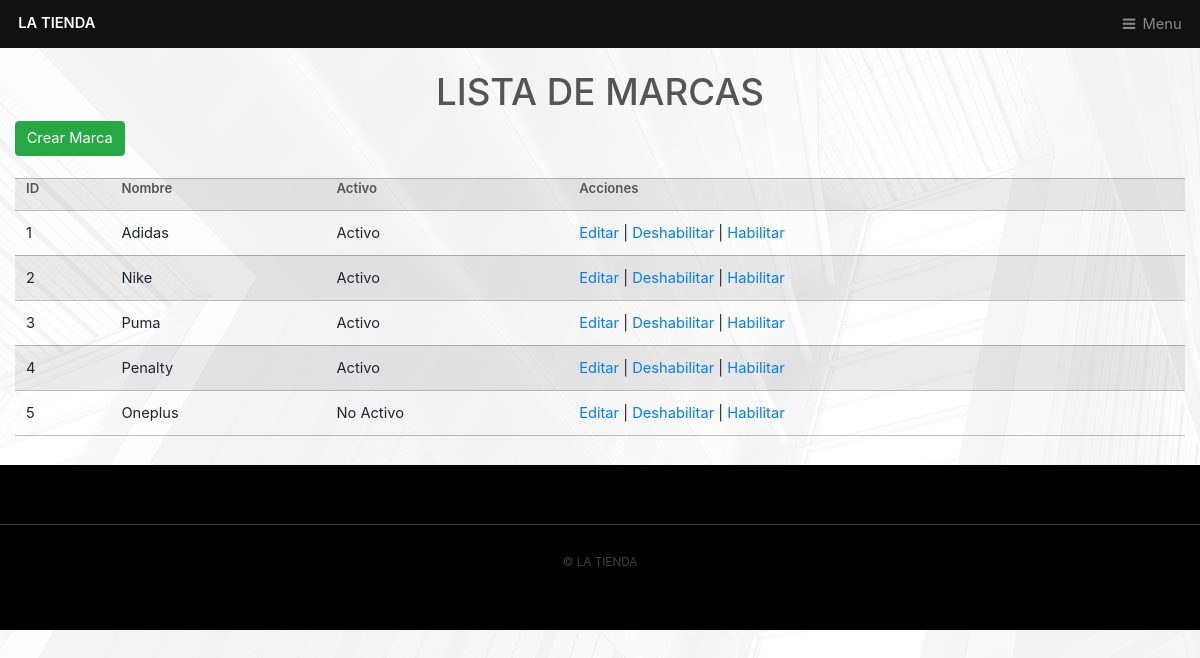
The page /_admin/lista_marca.php on the database its author committed.
### tables this page shows
CREATE TABLE `marca` (
  `idMarca` int(10) UNSIGNED NOT NULL,
  `Nombre` varchar(15) DEFAULT NULL,
  `Activo` int(10) UNSIGNED DEFAULT NULL
);

### _admin/lista_marca.php (the view, shortened to what this page needs)
<!DOCTYPE html>
<html lang="en" dir="ltr">
  <head>
  </head>
  <body>
    <?php require_once('../inc/headerCMS.php'); ?>
    <section id="container">
<br>
      <h1 style="text-align:center">Lista de Marcas</h1>
      <div class="mx-3">
      <a href="registro_marca.php" class="btn btn-success" role="button">Crear Marca</a>
      </div>
<br>
<div class="col-lg-12">
      <table>
        <tr>
          <th>ID</th>
          <th>Nombre</th>
          <th>Activo</th>
          <th>Acciones</th>
        </tr>
        <?php
        $query = "SELECT *
                  FROM marca";
        $usuarios = $con->query($query);
        $count = $usuarios->rowCount();
        if($count <> 0){
          while ($data = $usuarios->fetch(PDO::FETCH_NUM)) {?>
            <tr>
              <td><?php echo $data[0]; ?></td>
              <td><?php echo $data[1]; ?></td>
              <?php if ($data[2] == 1){
                $activo = "Activo";
              }else{
                $activo = "No Activo";
              } ?>
              <td><?php echo $activo; ?></td>
              <td>
                <a class="link_edit" href="editar_marca.php?id=<?php echo $data[0]; ?>">Editar</a>
                |
                <a class="link_delete" href="eliminar_confirmar_marca.php?id=<?php echo $data[0]; ?>">Deshabilitar</a>
                |
                <a class="link_delete" href="habilitar_confirmar_marca.php?id=<?php echo $data[0]; ?>">Habilitar</a>
              </td>
            </tr>
            <?php
          }
        }
         ?>
      </table>
</div>
    </section>
    <?php include "inc/footer.php" ?>
  </body>
</html>

### rows shown on the page
marca: idMarca "1", Nombre "Adidas", Activo "Activo"
marca: idMarca "2", Nombre "Nike", Activo "Activo"
marca: idMarca "3", Nombre "Puma", Activo "Activo"
marca: idMarca "4", Nombre "Penalty", Activo "Activo"
marca: idMarca "5", Nombre "Oneplus", Activo "No Activo"
